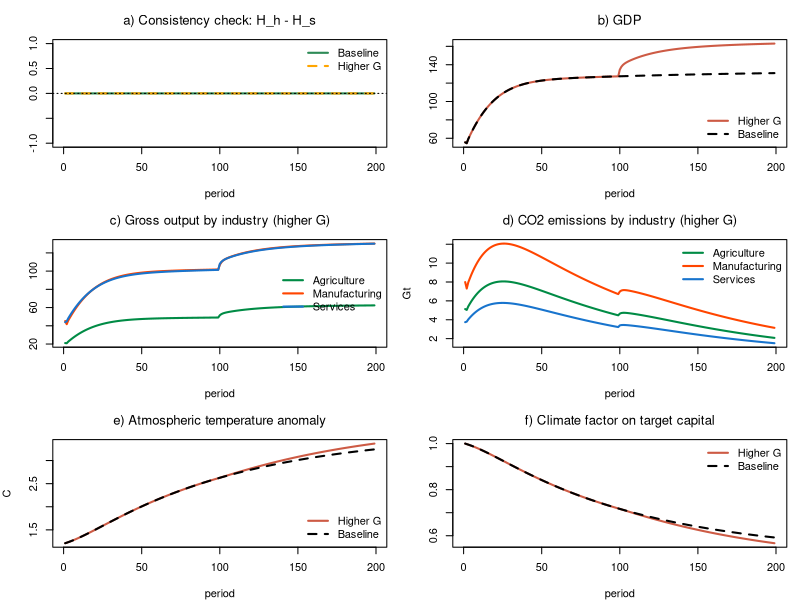

Reproduce this figure in R.
# *************************************************************************
#  Model ECO-IO-OPENSBM, climate block (3 industries, fixed prices)
#  Model IO-OPENSBM plus energy, CO2 emissions and temperature by industry, with climate feedback on investment
#  Sources: Godley & Lavoie, Monetary Economics, chapters 4, 7 and 12;
#           foreign-sector set-up as in the OPENSIMPLEST model;
#           IO treatment of trade as in Canelli et al. (2026);
#           ecological block as in the ECO-3IO-PC model (Florence keynote)
#  Author: Marco Veronese Passarella
#  Last change: 20/11/2026
# *************************************************************************

# Clear environment
rm(list = ls(all = TRUE))

# Set model parameters ####
nPeriods    <- 200         # Periods
nScenarios  <- 2           # 1 baseline, 2 higher government spending
shockStart  <- 101         # Period at which the shock hits
alpha10     <- 0.68        # Propensity to consume out of disposable income: autonomous component
alpha11     <- 4           # Propensity to consume out of disposable income: sensitivity to the interest rate
alpha2      <- 0.1         # Propensity to consume out of wealth
lambda10    <- 0.15        # Portfolio: autonomous share of domestic bills
lambda11    <- 1           # Portfolio: sensitivity of domestic bills to domestic rate
lambda12    <- 1           # Portfolio: sensitivity of domestic bills to foreign rate
lambda20    <- 0.1         # Portfolio: autonomous share of foreign bills
lambda21    <- 1           # Portfolio: sensitivity of foreign bills to domestic rate (= lambda12)
lambda22    <- 1           # Portfolio: sensitivity of foreign bills to foreign rate
lambdac     <- 0.2         # Cash to (lagged) consumption ratio
theta       <- 0.2         # Average tax rate on income
delta       <- 0.1         # Depreciation rate
gamma       <- 0.1         # Speed of adjustment of capital to its target
kappaj      <- c(0.8, 1.3, 0.3)       # Target capital-gross output ratios by industry, pre-warming values (agriculture, manufacturing, services)
omega1      <- 0.2         # Sensitivity of target capital to warming

# Input-output parameters ####
nIndustries <- 3           # Industries (agriculture, manufacturing, services)
pr          <- c(3.5, 5, 2.2)         # Labour productivity by industry
betaC       <- c(0.15, 0.35, 0.50)    # Consumption shares by industry
betaI       <- c(0.20, 0.50, 0.30)    # Investment shares by industry
betaG       <- c(0.10, 0.30, 0.60)    # Government spending shares by industry
chi         <- c(0.20, 0.60, 0.20)    # Export shares by industry
psiC        <- c(0.20, 0.40, 0.05)    # Import content of consumption by industry
psiI        <- c(0.10, 0.40, 0.05)    # Import content of investment by industry
psiG        <- c(0.05, 0.10, 0.02)    # Import content of government spending by industry
A  <- matrix(c(0.11, 0.12, 0.10,      # Domestic technical coefficients
               0.21, 0.22, 0.20,      # (row: supplying industry; column: using industry)
               0.15, 0.18, 0.10), nrow = nIndustries, byrow = TRUE)
Am <- matrix(c(0.01, 0.005, 0.005,    # Imported input coefficients
               0.02, 0.03,  0.01,
               0.005, 0.005, 0.01), nrow = nIndustries, byrow = TRUE)
Leontief <- solve(diag(nIndustries) - A)   # (I - A)^-1, computed once (A is constant)

# Ecosystem parameters ####
eps_en      <- c(4, 3, 1.5)           # Energy intensity by industry (EJ per unit of output)
eta_en      <- c(0.12, 0.15, 0.18)    # Share of renewable energy by industry
beta_e0     <- 0.07        # Initial CO2 intensity of non-renewable energy (Gt per EJ)
g_beta_e    <- 0.01        # Rate of decline of CO2 intensity of non-renewable energy
tcre        <- 1.65 / 1000 # Transient climate response to cumulative carbon emissions (C per GtC)
fnc         <- 0.34        # Non-CO2 fraction of total anthropogenic forcing
car         <- 3.67        # Coefficient converting Gt of carbon into Gt of CO2
tau         <- tcre / ((1 - fnc) * car)  # Warming per Gt of cumulative CO2 emissions
temp0       <- 1.2         # Temperature anomaly at the start of the simulation (C)
Gbase       <- 20          # Government spending (baseline)
Gshock      <- 25          # Government spending (scenario 2)
psi         <- 1           # Fiscal rule: share of the extra interest bill offset by lower spending
rbar        <- 0.02        # Fiscal rule: reference interest rate
eps0        <- log(0.1)    # Export equation: constant
eps1        <- 0.8         # Export equation: elasticity to exchange rate
eps2        <- 1           # Export equation: elasticity to foreign income
mu0         <- log(0.2)    # Import equation: constant (m = 0.2*y when xr = 1)
mu1         <- 0.8         # Import equation: elasticity to exchange rate
mu2         <- 1           # Import equation: elasticity to domestic income
phixr       <- 3           # Speed of exchange-rate adjustment to the current account

# Create the variables as matrices [scenario, period], all starting at zero ####

# A) Households
YD    <- matrix(0, nScenarios, nPeriods)  # Disposable income (regular)
CG    <- matrix(0, nScenarios, nPeriods)  # Capital gains on foreign bills
C     <- matrix(0, nScenarios, nPeriods)  # Consumption
alpha1<- matrix(0, nScenarios, nPeriods)  # Propensity to consume out of disposable income
V     <- matrix(0, nScenarios, nPeriods)  # Net wealth
H_h   <- matrix(0, nScenarios, nPeriods)  # Cash held by households
B_h   <- matrix(0, nScenarios, nPeriods)  # Domestic bills held by households
BF_h  <- matrix(0, nScenarios, nPeriods)  # Foreign bills held by households (foreign currency)
M_h   <- matrix(0, nScenarios, nPeriods)  # Bank deposits held by households

# B) Firms
Y     <- matrix(0, nScenarios, nPeriods)  # Output / income (GDP)
WB    <- matrix(0, nScenarios, nPeriods)  # Wage bill
N     <- matrix(0, nScenarios, nPeriods)  # Employment
w     <- matrix(0, nScenarios, nPeriods)  # Wage rate
I     <- matrix(0, nScenarios, nPeriods)  # Gross investment
K     <- matrix(0, nScenarios, nPeriods)  # Capital stock
omega <- matrix(1, nScenarios, nPeriods) # Climate factor on target capital (1 = no warming)
KT    <- matrix(0, nScenarios, nPeriods)  # Target capital stock
DA    <- matrix(0, nScenarios, nPeriods)  # Depreciation allowances
AF    <- matrix(0, nScenarios, nPeriods)  # Amortisation funds
L_d   <- matrix(0, nScenarios, nPeriods)  # Demand for bank loans

# Industry-level variables as arrays [scenario, period, industry] ####
d     <- array(0, dim = c(nScenarios, nPeriods, nIndustries))  # Final demand (domestic + imported)
d_pat <- array(0, dim = c(nScenarios, nPeriods, nIndustries))  # Import content of final demand (pattern)
d_im  <- array(0, dim = c(nScenarios, nPeriods, nIndustries))  # Final demand met by imports
d_dom <- array(0, dim = c(nScenarios, nPeriods, nIndustries))  # Final demand met by domestic production
x     <- array(0, dim = c(nScenarios, nPeriods, nIndustries))  # Gross output
im_int<- array(0, dim = c(nScenarios, nPeriods, nIndustries))  # Intermediate imports
Nz    <- array(0, dim = c(nScenarios, nPeriods, nIndustries))  # Employment by industry

# F) Ecosystem
EN    <- matrix(0, nScenarios, nPeriods)  # Total energy required for production
REN   <- matrix(0, nScenarios, nPeriods)  # Renewable energy
NEN   <- matrix(0, nScenarios, nPeriods)  # Non-renewable energy
beta_e<- matrix(beta_e0, nScenarios, nPeriods) # CO2 intensity of non-renewable energy
EMIS  <- matrix(0, nScenarios, nPeriods)  # CO2 emissions
EMISz <- array(0, dim = c(nScenarios, nPeriods, nIndustries))  # CO2 emissions by industry
CO2c  <- matrix(0, nScenarios, nPeriods)  # Cumulative CO2 emissions (since period 1)
TEMP  <- matrix(temp0, nScenarios, nPeriods)  # Atmospheric temperature anomaly

# C) Banks
L_s   <- matrix(0, nScenarios, nPeriods)  # Supply of bank loans
M_s   <- matrix(0, nScenarios, nPeriods)  # Supply of bank deposits
B_b   <- matrix(0, nScenarios, nPeriods)  # Bills held by banks (if < 0, CB advances)
FB    <- matrix(0, nScenarios, nPeriods)  # Bank profits (distributed to households)

# D) Government and central bank
TAX   <- matrix(0, nScenarios, nPeriods)  # Taxes
PSBR  <- matrix(0, nScenarios, nPeriods)  # Public sector borrowing requirement
B_s   <- matrix(0, nScenarios, nPeriods)  # Domestic bills supplied by government
B_cb  <- matrix(0, nScenarios, nPeriods)  # Domestic bills held by central bank
F_cb  <- matrix(0, nScenarios, nPeriods)  # Central bank profits
H_s   <- matrix(0, nScenarios, nPeriods)  # Cash supplied by central bank

# E) Rest of the World
X     <- matrix(0, nScenarios, nPeriods)  # Exports
IM    <- matrix(0, nScenarios, nPeriods)  # Imports
TB    <- matrix(0, nScenarios, nPeriods)  # Trade balance
CA    <- matrix(0, nScenarios, nPeriods)  # Current account
NETFA <- matrix(0, nScenarios, nPeriods)  # Net foreign assets of domestic economy
B_w   <- matrix(0, nScenarios, nPeriods)  # Domestic bills held by RoW

# Exogenous variables as matrices (so they can take scenario-specific shocks) ####
G0  <- matrix(Gbase, nScenarios, nPeriods)  # Government spending, exogenous component
G   <- matrix(Gbase, nScenarios, nPeriods)  # Government spending
rb  <- matrix(0.02,  nScenarios, nPeriods)  # Interest rate on domestic bills (policy rate)
rm  <- matrix(0.02,  nScenarios, nPeriods)  # Interest rate on deposits
rl  <- matrix(0.02,  nScenarios, nPeriods)  # Interest rate on loans
rw  <- matrix(0.02,  nScenarios, nPeriods)  # Interest rate on foreign bills
yw  <- matrix(200,   nScenarios, nPeriods)  # Foreign income
xr  <- matrix(1,     nScenarios, nPeriods)  # Nominal exchange rate (domestic price of foreign currency), flexible

# Loop over scenarios ####
for (j in 1:nScenarios) {

  # Time loop
  for (i in 2:nPeriods) {

    # Shocks ####
    if (i >= shockStart && j == 2) G0[j, i] <- Gshock        # higher government spending

    # Solve the SIMULTANEOUS equations by iteration
    for (iter in 1:100) {

      # A) HOUSEHOLDS ####
      YD[j, i]   = WB[j, i] - TAX[j, i] +
        rb[j, i - 1] * B_h[j, i - 1] + rm[j, i - 1] * M_h[j, i - 1] +
        rw[j, i - 1] * BF_h[j, i - 1] * xr[j, i] + FB[j, i]                  # Disposable income (1)
      CG[j, i]   = (xr[j, i] - xr[j, i - 1]) * BF_h[j, i - 1]               # Capital gains (2)
      TAX[j, i]  = theta * (WB[j, i] + FB[j, i] + rb[j, i - 1] * B_h[j, i - 1] + rm[j, i - 1] * M_h[j, i - 1] +
        rw[j, i - 1] * BF_h[j, i - 1] * xr[j, i])                            # Taxes on household income (3)
      V[j, i]    = V[j, i - 1] + (YD[j, i] - C[j, i]) + CG[j, i]                # Wealth accumulation (4)
      alpha1[j, i] = alpha10 - alpha11 * rb[j, i - 1]               # Propensity to consume and interest rate (5)
      C[j, i]    = alpha1[j, i] * YD[j, i] + alpha2 * V[j, i - 1]           # Consumption (6)
      H_h[j, i]  = lambdac * C[j, i - 1]                                    # Cash for transactions (7)
      B_h[j, i]  = V[j, i] * (lambda10 + lambda11 * rb[j, i] - lambda12 * rw[j, i])          # Domestic bills (8)
      BF_h[j, i] = (V[j, i] / xr[j, i]) * (lambda20 - lambda21 * rb[j, i] + lambda22 * rw[j, i]) # Foreign bills (9)
      M_h[j, i]  = V[j, i] - H_h[j, i] - B_h[j, i] - BF_h[j, i] * xr[j, i]  # Deposits as buffer stock (10)

      # B) FIRMS ####
      Y[j, i]    = C[j, i] + I[j, i] + G[j, i] + X[j, i] - IM[j, i]         # GDP (11)
      WB[j, i]   = Y[j, i] - rl[j, i - 1] * L_d[j, i - 1] - AF[j, i]        # Wage bill = residual, no retained profits (12)
      N[j, i]    = sum(Nz[j, i, ])                                          # Employment (total) (13)
      w[j, i]    = WB[j, i] / N[j, i]                                       # Wage rate (14)
      KT[j, i]   = omega[j, i] * sum(kappaj * x[j, i - 1, ])                       # Target capital (15)
      DA[j, i]   = delta * K[j, i - 1]                                      # Depreciation allowances (16)
      AF[j, i]   = DA[j, i]                                                 # Amortisation funds (17)
      I[j, i]    = gamma * (KT[j, i] - K[j, i - 1]) + DA[j, i]              # Gross investment (18)
      K[j, i]    = K[j, i - 1] + I[j, i] - DA[j, i]                         # Capital accumulation (19)
      L_d[j, i]  = L_d[j, i - 1] + I[j, i] - AF[j, i]                       # Loans fund net investment   (20)

      # INDUSTRIAL STRUCTURE ####
      d[j, i, ]     = betaC * C[j, i] + betaI * I[j, i] + betaG * G[j, i] + chi * X[j, i]  # Final demand by industry (21)
      d_pat[j, i, ] = psiC * betaC * C[j, i] + psiI * betaI * I[j, i] + psiG * betaG * G[j, i]  # Import content of final demand (22)
      d_dom[j, i, ] = d[j, i, ] - d_im[j, i, ]                              # Domestic final demand (23)
      x[j, i, ]     = Leontief %*% d_dom[j, i, ]                            # Gross output (24)
      im_int[j, i, ] = Am %*% x[j, i, ]                                     # Intermediate imports (25)
      d_im[j, i, ]  = d_pat[j, i, ] * (IM[j, i] - sum(im_int[j, i, ])) / sum(d_pat[j, i, ])  # Final imports = residual (26)
      Nz[j, i, ]    = x[j, i, ] / pr                                        # Employment by industry (27)
      
      # F) ECOSYSTEM ####
      EN[j, i]   = sum(eps_en * x[j, i, ])                                  # Energy required for production (28)
      REN[j, i]  = sum(eps_en * eta_en * x[j, i, ])                         # Renewable energy (29)
      NEN[j, i]  = EN[j, i] - REN[j, i]                                     # Non-renewable energy (30)
      beta_e[j, i] = beta_e[j, i - 1] * (1 - g_beta_e)                      # Declining CO2 intensity (31)
      EMIS[j, i] = beta_e[j, i] * NEN[j, i]                                 # CO2 emissions (32)
      EMISz[j, i, ] = beta_e[j, i] * eps_en * (1 - eta_en) * x[j, i, ]      # CO2 emissions by industry (33)
      CO2c[j, i] = CO2c[j, i - 1] + EMIS[j, i]                              # Cumulative emissions (34)
      TEMP[j, i] = temp0 + tau * CO2c[j, i]                                   # Temperature anomaly (35)
      omega[j, i] = 1 - omega1 * (TEMP[j, i - 1] - temp0)               # Warming and target capital (36)
      
      # C) BANKS ####
      L_s[j, i]  = L_s[j, i - 1] + (L_d[j, i] - L_d[j, i - 1])              # Loans supplied on demand (37)
      M_s[j, i]  = M_s[j, i - 1] + (L_s[j, i] - L_s[j, i - 1])              # Loans create deposits (38)
      B_b[j, i]  = M_h[j, i] - M_s[j, i]                                    # Bills held by banks (39)
      FB[j, i]   = rl[j, i - 1] * L_s[j, i - 1] + rb[j, i - 1] * B_b[j, i - 1] -
        rm[j, i - 1] * M_h[j, i - 1]                                         # Bank profits (40)

      # D) GOVERNMENT AND CENTRAL BANK ####
      F_cb[j, i] = rb[j, i - 1] * B_cb[j, i - 1]                            # Central bank profits (41)
      G[j, i]    = G0[j, i] - psi * (rb[j, i - 1] - rbar) * B_s[j, i - 1]   # Fiscal rule (42)
      PSBR[j, i] = G[j, i] + rb[j, i - 1] * B_s[j, i - 1] - TAX[j, i] - F_cb[j, i] # Borrowing requirement (43)
      B_s[j, i]  = B_s[j, i - 1] + PSBR[j, i]                               # Supply of domestic bills (44)
      B_cb[j, i] = B_s[j, i] - B_h[j, i] - B_b[j, i] - B_w[j, i]            # Central bank residual (45)
      H_s[j, i]  = H_s[j, i - 1] + (B_cb[j, i] - B_cb[j, i - 1])            # Supply of cash (46)

      # E) REST OF THE WORLD ####
      X[j, i]    = exp(eps0 + eps1 * log(xr[j, i - 1]) + eps2 * log(yw[j, i]))  # Exports (47)
      IM[j, i]   = exp(mu0 - mu1 * log(xr[j, i - 1]) + mu2 * log(Y[j, i]))      # Imports (48)
      TB[j, i]   = X[j, i] - IM[j, i]                                       # Trade balance (49)
      CA[j, i]   = TB[j, i] + rw[j, i - 1] * BF_h[j, i - 1] * xr[j, i] -
        rb[j, i - 1] * B_w[j, i - 1]                                         # Current account (50)
      NETFA[j, i]= NETFA[j, i - 1] + CA[j, i] + CG[j, i]                    # Net foreign assets (51)
      B_w[j, i]  = BF_h[j, i] * xr[j, i] - NETFA[j, i]                      # Domestic bills held by RoW (52)
      xr[j, i]   = xr[j, i - 1] * exp(-phixr * CA[j, i] / max(Y[j, i], 1))  # Flexible exchange rate (53)
    }
  }
}

# Display the results ####
sfcGap <- max(abs(H_h[, 2:nPeriods] - H_s[, 2:nPeriods]))     # Hidden equation: H_h = H_s
ioGap  <- max(abs(apply(x[, 2:nPeriods, ], c(1, 2), sum) - 
                  apply(x[, 2:nPeriods, ], c(1, 2), function(v) sum(A %*% v)) -
                  apply(d_dom[, 2:nPeriods, ], c(1, 2), sum)))  # IO check: x = A x + d_dom
cat(" ******************************")
cat("\n Industries =", nIndustries)
cat("\n Max |H_h - H_s| =", sfcGap)
cat("\n Max IO gap =", ioGap)
cat("\n Min final imports by industry =", round(min(d_im[, 2:nPeriods, ]), 3))
cat("\n Max import share of final demand =", round(max((d_im / d)[, 3:nPeriods, ]), 3))
cat("\n ******************************")
cat("\n Values at period", nPeriods, "(baseline | higher G): \n Y =",
    round(Y[1, nPeriods], 2), "|", round(Y[2, nPeriods], 2),
    "\n x =", round(x[1, nPeriods, ], 2), "|", round(x[2, nPeriods, ], 2),
    "\n N =", round(N[1, nPeriods], 2), "|", round(N[2, nPeriods], 2),
    "\n EMIS =", round(EMIS[1, nPeriods], 2), "|", round(EMIS[2, nPeriods], 2),
    "\n TEMP =", round(TEMP[1, nPeriods], 2), "|", round(TEMP[2, nPeriods], 2),
    "\n climate factor (omega) =", round(omega[1, nPeriods], 4), "|", round(omega[2, nPeriods], 4),
    "\n xr =", round(xr[1, nPeriods], 3), "|", round(xr[2, nPeriods], 3))
cat("\n ******************************")

# Plot the results ####
indCol <- c("springgreen4", "orangered", "dodgerblue3")   # Industry colours
indLab <- c("Agriculture", "Manufacturing", "Services")   # Industry names
per    <- 2:nPeriods                                       # Periods shown

op = par(mfrow = c(3, 2), mar = c(4, 4, 3, 1))

# a) Consistency check (both scenarios): H_h - H_s should hug zero
plot(H_h[1, per] - H_s[1, per], type = "l", col = "seagreen", lwd = 2,
     font.main = 1, main = "a) Consistency check: H_h - H_s", xlab = "period", ylab = "",
     ylim = range(-1, 1))
lines(H_h[2, per] - H_s[2, per], col = "orange", lwd = 2, lty = 2)
abline(h = 0, lty = 3)
legend("topright", c("Baseline", "Higher G"), col = c("seagreen", "orange"),
       lwd = 2, lty = c(1, 2), bty = "n")

# b) GDP: baseline vs higher government spending
plot(Y[2, per], type = "l", col = "coral3", lwd = 2, font.main = 1,
     main = "b) GDP", xlab = "period", ylab = "", ylim = range(Y[, per]))
lines(Y[1, per], col = "black", lwd = 2, lty = 2)
legend("bottomright", c("Higher G", "Baseline"), col = c("coral3", "black"),
       lwd = 2, lty = c(1, 2), bty = "n")

# c) Gross output by industry (higher G)
matplot(x[2, per, ], type = "l", lty = 1, lwd = 2, col = indCol, font.main = 1,
        main = "c) Gross output by industry (higher G)", xlab = "period", ylab = "")
legend("right", indLab, col = indCol, lwd = 2, bty = "n")

# d) CO2 emissions by industry (higher G)
matplot(EMISz[2, per, ], type = "l", lty = 1, lwd = 2, col = indCol, font.main = 1,
        main = "d) CO2 emissions by industry (higher G)", xlab = "period", ylab = "Gt")
legend("topright", indLab, col = indCol, lwd = 2, bty = "n")

# e) Temperature anomaly
plot(TEMP[2, per], type = "l", col = "coral3", lwd = 2, font.main = 1,
     main = "e) Atmospheric temperature anomaly", xlab = "period", ylab = "C",
     ylim = range(TEMP[, per]))
lines(TEMP[1, per], col = "black", lwd = 2, lty = 2)
legend("bottomright", c("Higher G", "Baseline"), col = c("coral3", "black"),
       lwd = 2, lty = c(1, 2), bty = "n")

# f) Warming and the climate factor on target capital
plot(omega[2, per], type = "l", col = "coral3", lwd = 2, font.main = 1,
     main = "f) Climate factor on target capital", xlab = "period", ylab = "",
     ylim = range(omega[, per]))
lines(omega[1, per], col = "black", lwd = 2, lty = 2)
legend("topright", c("Higher G", "Baseline"), col = c("coral3", "black"),
       lwd = 2, lty = c(1, 2), bty = "n")

par(op)
